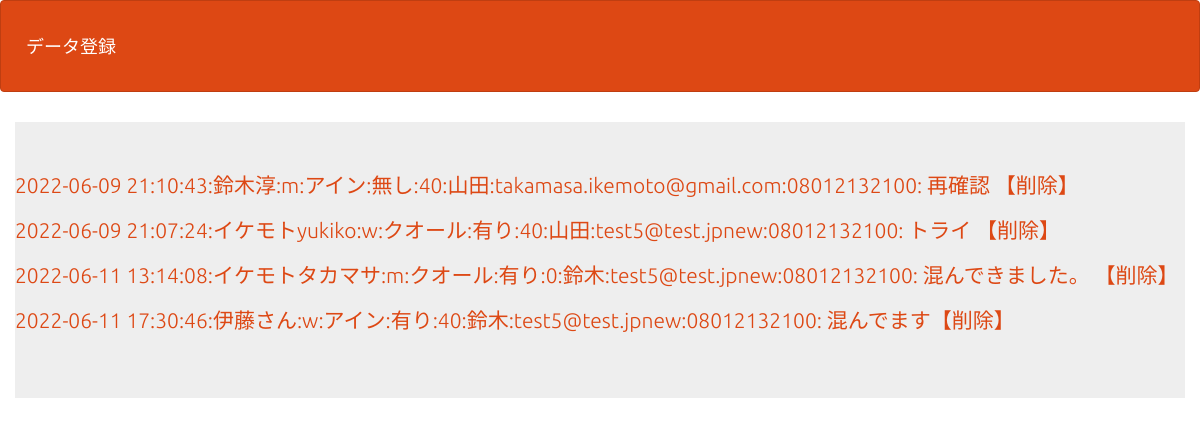
Screenshot of /select.php (signed in) with the database file from the repository.
### tables this page shows
CREATE TABLE `gs_phrmcy0607` (
  `id` int(64) NOT NULL,
  `patient_name` varchar(64) NOT NULL,
  `seibetsu` varchar(12) NOT NULL,
  `store_name` varchar(64) NOT NULL,
  `stock` varchar(64) NOT NULL,
  `waiting_time` varchar(64) NOT NULL,
  `pic` varchar(64) NOT NULL,
  `email` varchar(128) NOT NULL,
  `tele` varchar(64) NOT NULL,
  `memo` text NOT NULL,
  `date` datetime NOT NULL
);

### select.php (the view, shortened to what this page needs)
<?php
function h($str){
    return htmlspecialchars($str,ENT_QUOTES);
}
try {
  $pdo = new PDO('mysql:dbname=gs_db;charset=utf8;host=localhost','root','root');
} catch (PDOException $e) {
  exit('DBConnectError'.$e->getMessage());
}
$stmt = $pdo->prepare('SELECT * FROM gs_phrmcy0607');
$status = $stmt->execute();
$view="";
if ($status==false) {
  $error = $stmt->errorInfo();
  exit("ErrorQuery:".$error[2]);
}else{
  while( $result = $stmt->fetch(PDO::FETCH_ASSOC)){
    $view .= '<p>';
    $view .='<a href="detail.php?id=  '         .$result['id'].         '   ">';
    $view .= h($result['date'])
    . ':'  . h($result['patient_name'])
    . ':'  . h($result['seibetsu'])
    . ':'  . h($result['store_name'])
    . ':'  . h($result['stock'])
    . ':'  . h($result['waiting_time'])
    . ':'  . h($result['pic'])
    . ':'  . h($result['email'])
    . ':'  . h($result['tele'])
    . ':'  . h($result['memo']) ;
    $view .='</a>';
    $view .='<a href="delete.php?id='         .$result['id'].         '">';
    $view .= '【削除】';
    $view .='</a>';
    $view .= '</p>';
  }
}
?>
<!DOCTYPE html>
<html lang="ja">
<head>
<link rel="stylesheet" href="css/range.css">
<link href="css/bootstrap.min.css" rel="stylesheet">
</head>
<body id="main">
<header>
  <nav class="navbar navbar-default">
    <div class="container-fluid">
      <div class="navbar-header">
      <a class="navbar-brand" href="index.php">データ登録</a>
      </div>
    </div>
  </nav>
</header>
<div>
    <div class="container jumbotron">
      <?= $view ?>
    </div>
</div>
</body>
</html>

### select.php (style rules this page uses)
div { padding: 10px;font-size:16px; }

### rows the page displays
gs_phrmcy0607: value "2022-06-09 21:10:43:鈴木淳:m:アイン:無し:40:山田:takamasa.ikemoto@gmail.com:08012132100: 再確認 【削除】"
gs_phrmcy0607: value "2022-06-09 21:07:24:イケモトyukiko:w:クオール:有り:40:山田:test5@test.jpnew:08012132100: トライ 【削除】"
gs_phrmcy0607: value "2022-06-11 13:14:08:イケモトタカマサ:m:クオール:有り:0:鈴木:test5@test.jpnew:08012132100: 混んできました。 【削除】"
gs_phrmcy0607: value "2022-06-11 17:30:46:伊藤さん:w:アイン:有り:40:鈴木:test5@test.jpnew:08012132100: 混んでます 【削除】"
